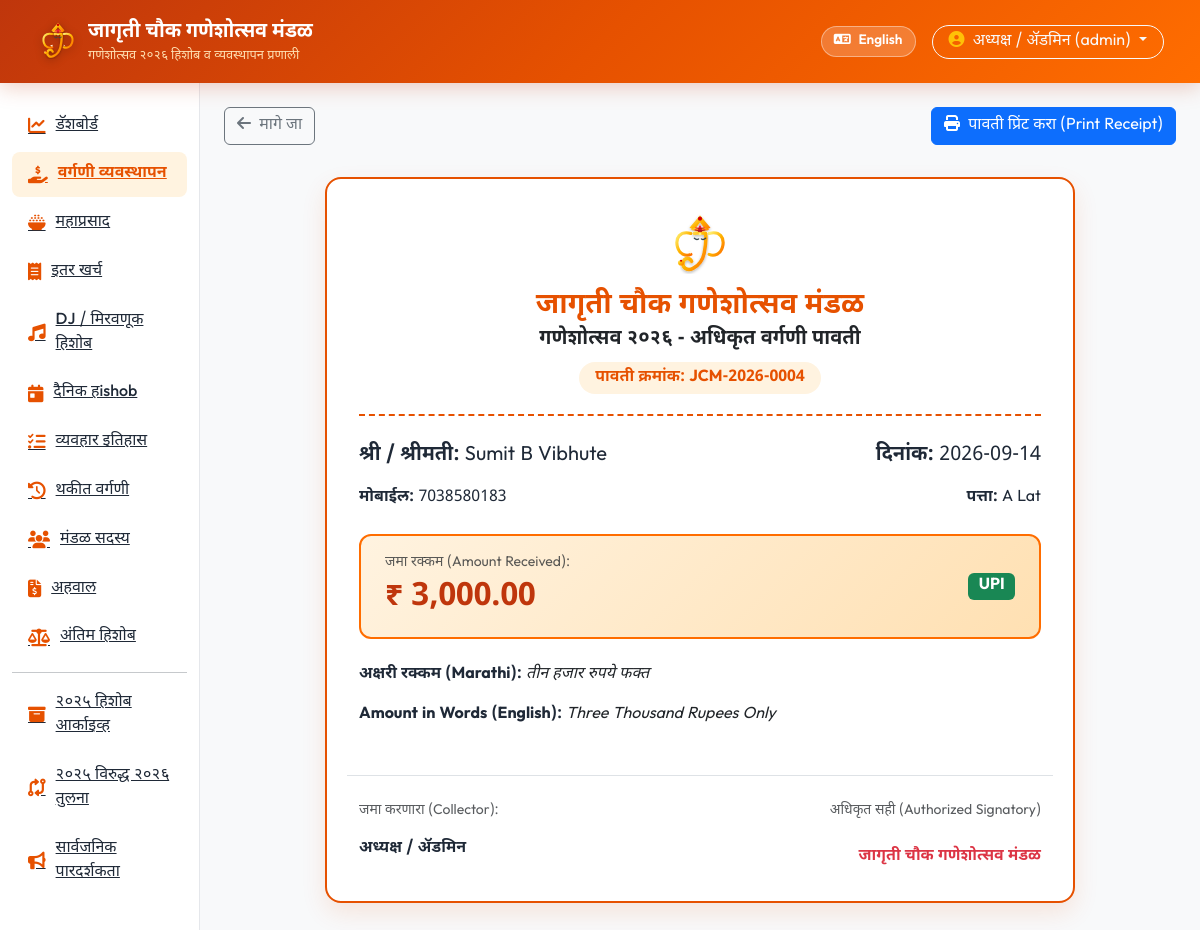
Page /vargani/receipt/4 (signed in) on the committed database.
### tables this page shows
CREATE TABLE vargani (
    id INTEGER PRIMARY KEY AUTOINCREMENT,
    year_label TEXT NOT NULL DEFAULT '2026',
    receipt_no TEXT NOT NULL,
    contributor_name TEXT NOT NULL,
    mobile TEXT,
    address TEXT,
    amount DECIMAL(12,2) NOT NULL,
    payment_method TEXT NOT NULL, -- Cash, UPI, Bank
    payment_date DATE NOT NULL,
    collector_name TEXT,
    status TEXT NOT NULL DEFAULT 'Paid', -- Paid, Partial, Pending
    notes TEXT,
    created_by TEXT,
    created_at TIMESTAMP DEFAULT CURRENT_TIMESTAMP
);

### routes/vargani.py (the view)
@vargani_bp.route('/vargani/receipt/<int:id>')
@login_required
def receipt(id):
    record = query_db("SELECT * FROM vargani WHERE id = ?", (id,), one=True)
    if not record:
        flash('पावती सापडली नाही.', 'danger')
        return redirect(url_for('vargani.index'))
    words_mr = amount_to_words_mr(record['amount'])
    words_en = amount_to_words_en(record['amount'])
    return render_template('vargani/receipt.html', record=record, words_mr=words_mr, words_en=words_en)

### database.py (called while the page is built)
def is_mysql_configured():
    if Config.DATABASE_URL:
        db_url = Config.DATABASE_URL.lower()
        if db_url.startswith('mysql') or 'mysql' in db_url:
            return True
    if Config.DB_HOST and Config.DB_NAME and Config.DB_USER:
        return True
    return False

def get_db_connection():
    if is_mysql_configured():
        if not HAS_PYMYSQL:
            raise ImportError("PyMySQL is not installed. Please add pymysql or cryptography to your requirements.")
        params = parse_mysql_params()
        conn = pymysql.connect(
            host=params['host'],
            port=params['port'],
            user=params['user'],
            password=params['password'],
            database=params['database'],
            charset=params['charset'],
            cursorclass=pymysql.cursors.DictCursor,
            autocommit=True
        )
        return conn
    else:
        conn = sqlite3.connect(Config.DATABASE_PATH)
        conn.row_factory = sqlite3.Row
        return conn

def query_db(query, args=(), one=False):
    conn = get_db_connection()
    cur = conn.cursor()
    use_mysql = is_mysql_configured()
    if use_mysql:
        exec_query = convert_query_to_mysql(query)
        cur.execute(exec_query, args)
        rv = cur.fetchall()
        conn.close()
        if one:
            return rv[0] if rv else None
        return list(rv)
    else:
        cur.execute(query, args)
        rv = cur.fetchall()
        conn.close()
        if one:
            return dict(rv[0]) if rv else None
        return [dict(row) for row in rv]

### routes/auth.py (called while the page is built)
def login_required(f):
    @wraps(f)
    def decorated_function(*args, **kwargs):
        if 'user_id' not in session:
            flash('कृपया प्रथम लॉगिन करा.', 'warning')
            return redirect(url_for('auth.login', next=request.url))
        return f(*args, **kwargs)
    return decorated_function

### utils/number_to_words.py (called while the page is built)
def _two_digits_mr(n):
    if n == 0:
        return ""
    if n < 20:
        return ONESH_MR[n]
    if n in SPECIAL_MR:
        return SPECIAL_MR[n]
    tens = n // 10
    ones = n % 10
    return TENS_MR[tens] + (" " + ONESH_MR[ones] if ones > 0 else "")

def _two_digits_en(n):
    if n < 20:
        return UNITS_EN[n]
    return TENS_EN[n // 10] + (" " + UNITS_EN[n % 10] if n % 10 != 0 else "")

### utils/translations.py (called while the page is built)
def get_translation(key, lang='mr'):
    lang = lang if lang in TRANSLATIONS else 'mr'
    return TRANSLATIONS[lang].get(key, TRANSLATIONS['en'].get(key, key))

### templates/vargani/receipt.html (shortened to what this page needs)
{% extends 'base.html' %}
{% block content %}
<div class="mb-4 no-print d-flex justify-content-between align-items-center">
    <a href="{{ url_for('vargani.index') }}" class="btn btn-outline-secondary"><i class="fa-solid fa-arrow-left me-1"></i> मागे जा</a>
    <button onclick="window.print()" class="btn btn-primary"><i class="fa-solid fa-print me-1"></i> पावती प्रिंट करा (Print Receipt)</button>
</div>
<div class="receipt-paper">
    <div class="receipt-header">
        <img src="{{ url_for('static', filename='images/ganeshji_logo.svg') }}" alt="श्री गणेश" class="mb-2" style="width: 70px; height: 70px;">
        <h3 class="receipt-title">{{ record.mandal_name or 'जागृती चौक गणेशोत्सव मंडळ' }}</h3>
        <div class="fw-bold text-dark fs-5">गणेशोत्सव २०२६ - अधिकृत वर्गणी पावती</div>
        <div class="receipt-badge">पावती क्रमांक: {{ record.receipt_no }}</div>
    </div>
    <div class="row mb-3 fs-5">
        <div class="col-6"><strong>श्री / श्रीमती:</strong> {{ record.contributor_name }}</div>
        <div class="col-6 text-end"><strong>दिनांक:</strong> {{ record.payment_date }}</div>
    </div>
    {% if record.mobile %}
    <div class="row mb-3">
        <div class="col-6"><strong>मोबाईल:</strong> {{ record.mobile }}</div>
        <div class="col-6 text-end"><strong>पत्ता:</strong> {{ record.address or 'जागृती चौक' }}</div>
    </div>
    {% endif %}
    <div class="receipt-amount-box">
        <div>
            <div class="text-muted small">जमा रक्कम (Amount Received):</div>
            <div class="receipt-amount-num">₹ {{ "{:,.2f}".format(record.amount) }}</div>
        </div>
        <div class="text-end">
            <span class="badge bg-success fs-6">{{ record.payment_method }}</span>
        </div>
    </div>
    <div class="mb-3">
        <strong>अक्षरी रक्कम (Marathi):</strong> <span class="fst-italic text-dark">{{ words_mr }}</span>
    </div>
    <div class="mb-4">
        <strong>Amount in Words (English):</strong> <span class="fst-italic text-dark">{{ words_en }}</span>
    </div>
    <div class="row mt-5 pt-4 border-top">
        <div class="col-6">
            <div class="small text-muted">जमा करणारा (Collector):</div>
            <div class="fw-bold mt-3">{{ record.collector_name or 'खजिनदार' }}</div>
        </div>
        <div class="col-6 text-end">
            <div class="small text-muted">अधिकृत सही (Authorized Signatory)</div>
            <div class="mt-4 fw-bold text-danger">जागृती चौक गणेशोत्सव मंडळ</div>
        </div>
    </div>
</div>
{% endblock %}

### templates/base.html (shortened to what this page needs)
<!DOCTYPE html>
<html lang="{{ lang }}">
<head>
    <link href="https://cdn.jsdelivr.net/npm/bootstrap@5.3.3/dist/css/bootstrap.min.css" rel="stylesheet">
    <link rel="stylesheet" href="https://cdnjs.cloudflare.com/ajax/libs/font-awesome/6.5.2/css/all.min.css">
    <link rel="stylesheet" href="{{ url_for('static', filename='css/custom.css') }}">
</head>
<body>
    <nav class="navbar navbar-expand-lg navbar-dark navbar-mandal sticky-top">
        <div class="container-fluid">
            <a class="navbar-brand d-flex align-items-center gap-2" href="{{ url_for('dashboard.index') }}">
                <img src="{{ url_for('static', filename='images/ganeshji_logo.svg') }}" alt="श्री गणेश" style="width: 44px; height: 44px; filter: drop-shadow(0 2px 4px rgba(0,0,0,0.3));">
                <div>
                    <div class="navbar-brand-title">{{ mandal_name }}</div>
                    <div class="navbar-brand-sub">{{ festival_title }}</div>
                </div>
            </a>
            <div class="d-flex align-items-center gap-3 ms-auto">
                {% if lang == 'mr' %}
                <a href="{{ url_for('auth.set_language', lang_code='en') }}" class="btn lang-switch-btn" title="Switch to English">
                    <i class="fa-solid fa-language me-1"></i> English
                </a>
                {% else %}
                <a href="{{ url_for('auth.set_language', lang_code='mr') }}" class="btn lang-switch-btn" title="मराठीमध्ये बदला">
                    <i class="fa-solid fa-language me-1"></i> मराठी
                </a>
                {% endif %}
                {% if session.get('user_id') %}
                <div class="dropdown">
                    <button class="btn btn-outline-light dropdown-toggle rounded-pill px-3 py-1 font-weight-bold" type="button" data-bs-toggle="dropdown">
                        <i class="fa-solid fa-circle-user me-1 text-warning"></i> {{ current_user_name }} ({{ current_user_role }})
                    </button>
                </div>
                {% endif %}
            </div>
        </div>
    </nav>
    <div class="container-fluid">
        <div class="row">
            {% if session.get('user_id') %}
            <div class="col-lg-2 sidebar">
                <div class="nav flex-column">
                    <a class="nav-link-mandal {% if request.endpoint == 'dashboard.index' %}active{% endif %}" href="{{ url_for('dashboard.index') }}">
                        <i class="fa-solid fa-chart-line"></i> {{ t('dashboard') }}
                    </a>
                    <a class="nav-link-mandal {% if 'vargani' in request.endpoint %}active{% endif %}" href="{{ url_for('vargani.index') }}">
                        <i class="fa-solid fa-hand-holding-dollar"></i> {{ t('vargani_mgmt') }}
                    </a>
                    <a class="nav-link-mandal {% if 'mahaprasad' in request.endpoint %}active{% endif %}" href="{{ url_for('mahaprasad.index') }}">
                        <i class="fa-solid fa-bowl-rice"></i> {{ t('mahaprasad') }}
                    </a>
                    <a class="nav-link-mandal {% if 'expenses' in request.endpoint %}active{% endif %}" href="{{ url_for('expenses.index') }}">
                        <i class="fa-solid fa-receipt"></i> {{ t('other_expenses') }}
                    </a>
                    <a class="nav-link-mandal {% if 'dj_procession' in request.endpoint %}active{% endif %}" href="{{ url_for('dj_procession.index') }}">
                        <i class="fa-solid fa-music"></i> {{ t('dj_hishob') }}
                    </a>
                    <a class="nav-link-mandal {% if 'daily' in request.endpoint %}active{% endif %}" href="{{ url_for('daily_accounts.index') }}">
                        <i class="fa-solid fa-calendar-day"></i> {{ t('daily_hishob') }}
                    </a>
                    <a class="nav-link-mandal {% if 'transactions' in request.endpoint %}active{% endif %}" href="{{ url_for('transactions.index') }}">
                        <i class="fa-solid fa-list-check"></i> {{ t('transactions') }}
                    </a>
                    <a class="nav-link-mandal {% if 'pending' in request.endpoint %}active{% endif %}" href="{{ url_for('pending.index') }}">
                        <i class="fa-solid fa-clock-rotate-left"></i> {{ t('pending_vargani') }}
                    </a>
                    <a class="nav-link-mandal {% if 'members' in request.endpoint %}active{% endif %}" href="{{ url_for('members.index') }}">
                        <i class="fa-solid fa-users"></i> {{ t('members') }}
                    </a>
                    <a class="nav-link-mandal {% if 'reports' in request.endpoint %}active{% endif %}" href="{{ url_for('reports.index') }}">
                        <i class="fa-solid fa-file-invoice-dollar"></i> {{ t('reports') }}
                    </a>
                    <a class="nav-link-mandal {% if request.endpoint == 'reports.hishob_final' %}active{% endif %}" href="{{ url_for('reports.hishob_final') }}">
                        <i class="fa-solid fa-scale-balanced"></i> {{ t('final_hishob') }}
                    </a>
                    <hr class="my-2">
                    <a class="nav-link-mandal {% if 'archive_2025.index' in request.endpoint %}active{% endif %}" href="{{ url_for('archive_2025.index') }}">
                        <i class="fa-solid fa-box-archive"></i> {{ t('archive_2025') }}
                    </a>
                    <a class="nav-link-mandal {% if 'archive_2025.comparison' in request.endpoint %}active{% endif %}" href="{{ url_for('archive_2025.comparison') }}">
                        <i class="fa-solid fa-code-compare"></i> {{ t('comparison_2025_2026') }}
                    </a>
                    <a class="nav-link-mandal" href="{{ url_for('public.index') }}" target="_blank">
                        <i class="fa-solid fa-bullhorn"></i> {{ t('public_transparency') }}
                    </a>
                </div>
            </div>
            <div class="col-lg-10 p-4 main-content">
            {% else %}
            <div class="col-12 p-4">
            {% endif %}
                {% block content %}{% endblock %}
            </div>
        </div>
    </div>
</body>
</html>

### static/css/custom.css (style rules this page uses)
:root { --primary-saffron: #E65100; --primary-orange: #FF6D00; --secondary-gold: #FFB300; --gold-light: #FFF8E1; --accent-red: #D50000; --bg-light: #F8F9FA; --card-bg: #FFFFFF; --text-dark: #1F2937; --text-muted: #6B7280; --border-color: #E5E7EB; --shadow-sm: 0 1px 3px rgba(0,0,0,0.08); --shadow-md: 0 4px 12px rgba(0,0,0,0.08); --shadow-lg: 0 10px 25px rgba(230,81,0,0.12); --radius-sm: 8px; --radius-md: 14px; --radius-lg: 20px; }
body { font-family: 'Noto Sans Devanagari', 'Outfit', sans-serif; background-color: var(--bg-light); color: var(--text-dark); margin: 0; padding: 0; min-height: 100vh; }
.navbar-mandal { background: linear-gradient(135deg, #BF360C 0%, #E65100 50%, #FF6D00 100%); box-shadow: 0 4px 20px rgba(191, 54, 12, 0.25); padding: 0.75rem 1.5rem; }
.navbar-brand-title { color: #FFFFFF !important; font-weight: 700; font-size: 1.25rem; letter-spacing: -0.2px; }
.navbar-brand-sub { color: #FFE0B2; font-size: 0.8rem; font-weight: 400; }
.lang-switch-btn { background: rgba(255, 255, 255, 0.2); border: 1px solid rgba(255, 255, 255, 0.4); color: #FFFFFF; border-radius: 20px; padding: 4px 12px; font-size: 0.85rem; font-weight: 600; transition: all 0.2s ease; }
.sidebar { background-color: #FFFFFF; border-right: 1px solid var(--border-color); min-height: calc(100vh - 64px); padding: 1.25rem 0.75rem; }
.nav-link-mandal { color: var(--text-dark); font-weight: 500; padding: 0.65rem 1rem; border-radius: var(--radius-sm); margin-bottom: 4px; display: flex; align-items: center; gap: 10px; transition: all 0.2s ease; }
.nav-link-mandal:hover, .nav-link-mandal.active { background-color: #FFF3E0; color: var(--primary-saffron); font-weight: 700; }
.nav-link-mandal i { font-size: 1.1rem; color: var(--primary-saffron); }
.receipt-paper { background: #FFFFFF; border: 2px solid #E65100; border-radius: 16px; padding: 2rem; box-shadow: var(--shadow-lg); max-width: 750px; margin: 2rem auto; position: relative; }
.receipt-header { text-align: center; border-bottom: 2px dashed #E65100; padding-bottom: 1.25rem; margin-bottom: 1.5rem; }
.receipt-title { color: #E65100; font-weight: 800; font-size: 1.8rem; margin: 0; }
.receipt-badge { background-color: #FFF3E0; color: #E65100; font-weight: 700; display: inline-block; padding: 4px 16px; border-radius: 20px; margin-top: 8px; }
.receipt-amount-box { background: linear-gradient(135deg, #FFF3E0, #FFE0B2); border: 2px solid #FF6D00; border-radius: 12px; padding: 1rem 1.5rem; display: flex; justify-content: space-between; align-items: center; margin: 1.5rem 0; }
.receipt-amount-num { font-size: 2rem; font-weight: 800; color: #BF360C; }

### rows in the picture
vargani: collector_name "अध्यक्ष / ॲडमिन", created_by "admin", receipt_no "JCM-2026-0004", contributor_name "Sumit B Vibhute", payment_date "2026-09-14", mobile "7038580183", address "A Lat", amount "3,000.00", payment_method "UPI"

### other values in the picture
{{ mandal_name }} "जागृती चौक गणेशोत्सव मंडळ"
{{ festival_title }} "गणेशोत्सव २०२६ हिशोब व व्यवस्थापन प्रणाली"
{{ t('dashboard') }} "डॅशबोर्ड"
{{ t('vargani_mgmt') }} "वर्गणी व्यवस्थापन"
{{ t('mahaprasad') }} "महाप्रसाद"
{{ t('other_expenses') }} "इतर खर्च"
{{ t('dj_hishob') }} "DJ / मिरवणूक हिशोब"
{{ t('daily_hishob') }} "दैनिक हishob"
{{ t('transactions') }} "व्यवहार इतिहास"
{{ t('pending_vargani') }} "थकीत वर्गणी"
{{ t('members') }} "मंडळ सदस्य"
{{ t('reports') }} "अहवाल"
{{ t('final_hishob') }} "अंतिम हिशोब"
{{ t('archive_2025') }} "२०२५ हिशोब आर्काइव्ह"
{{ t('comparison_2025_2026') }} "२०२५ विरुद्ध २०२६ तुलना"
